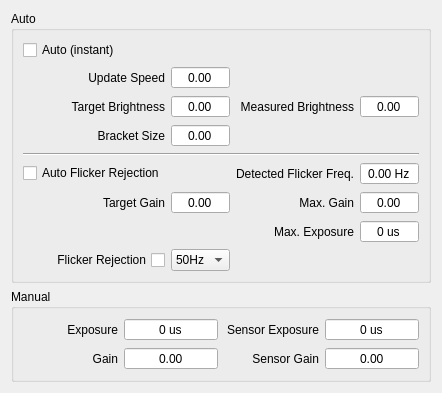
<?xml version="1.0" encoding="UTF-8"?>
<ui version="4.0">
 <class>Exposure</class>
 <widget class="QWidget" name="Exposure">
  <property name="geometry">
   <rect>
    <x>0</x>
    <y>0</y>
    <width>428</width>
    <height>371</height>
   </rect>
  </property>
  <property name="windowTitle">
   <string>Exposure</string>
  </property>
  <layout class="QGridLayout" name="gridLayout">
   <item row="0" column="0" colspan="2">
    <widget class="QGroupBox" name="auto_gb">
     <property name="title">
      <string>Auto</string>
     </property>
     <layout class="QGridLayout" name="gridLayout_2">
      <item row="2" column="2">
       <widget class="QLabel" name="label_8">
        <property name="text">
         <string>Measured Brightness</string>
        </property>
        <property name="alignment">
         <set>Qt::AlignRight|Qt::AlignTrailing|Qt::AlignVCenter</set>
        </property>
       </widget>
      </item>
      <item row="2" column="0">
       <widget class="QLabel" name="label_2">
        <property name="text">
         <string>Target Brightness</string>
        </property>
        <property name="alignment">
         <set>Qt::AlignRight|Qt::AlignTrailing|Qt::AlignVCenter</set>
        </property>
       </widget>
      </item>
      <item row="3" column="0">
       <widget class="QLabel" name="label_3">
        <property name="text">
         <string>Bracket Size</string>
        </property>
        <property name="alignment">
         <set>Qt::AlignRight|Qt::AlignTrailing|Qt::AlignVCenter</set>
        </property>
       </widget>
      </item>
      <item row="2" column="1">
       <widget class="QDoubleSpinBox" name="targetBrightness_sb">
        <property name="alignment">
         <set>Qt::AlignCenter</set>
        </property>
        <property name="buttonSymbols">
         <enum>QAbstractSpinBox::NoButtons</enum>
        </property>
       </widget>
      </item>
      <item row="1" column="1">
       <widget class="QDoubleSpinBox" name="updateSpeed_sb">
        <property name="alignment">
         <set>Qt::AlignCenter</set>
        </property>
        <property name="buttonSymbols">
         <enum>QAbstractSpinBox::NoButtons</enum>
        </property>
       </widget>
      </item>
      <item row="3" column="1">
       <widget class="QDoubleSpinBox" name="bracketSize_sb">
        <property name="alignment">
         <set>Qt::AlignCenter</set>
        </property>
        <property name="buttonSymbols">
         <enum>QAbstractSpinBox::NoButtons</enum>
        </property>
       </widget>
      </item>
      <item row="1" column="0">
       <widget class="QLabel" name="label">
        <property name="text">
         <string>Update Speed</string>
        </property>
        <property name="alignment">
         <set>Qt::AlignRight|Qt::AlignTrailing|Qt::AlignVCenter</set>
        </property>
       </widget>
      </item>
      <item row="0" column="0">
       <widget class="QCheckBox" name="auto_cb">
        <property name="layoutDirection">
         <enum>Qt::LeftToRight</enum>
        </property>
        <property name="text">
         <string>Auto (instant)</string>
        </property>
       </widget>
      </item>
      <item row="9" column="1">
       <widget class="QComboBox" name="flickerHz_lb">
        <item>
         <property name="text">
          <string>50Hz</string>
         </property>
        </item>
        <item>
         <property name="text">
          <string>60Hz</string>
         </property>
        </item>
       </widget>
      </item>
      <item row="9" column="0">
       <widget class="QCheckBox" name="flicker_cb">
        <property name="layoutDirection">
         <enum>Qt::RightToLeft</enum>
        </property>
        <property name="text">
         <string>Flicker Rejection</string>
        </property>
       </widget>
      </item>
      <item row="2" column="3">
       <widget class="QDoubleSpinBox" name="measuredBrightness_sb">
        <property name="alignment">
         <set>Qt::AlignCenter</set>
        </property>
        <property name="readOnly">
         <bool>true</bool>
        </property>
        <property name="buttonSymbols">
         <enum>QAbstractSpinBox::NoButtons</enum>
        </property>
       </widget>
      </item>
      <item row="7" column="2">
       <widget class="QLabel" name="label_10">
        <property name="text">
         <string>Max. Gain</string>
        </property>
        <property name="alignment">
         <set>Qt::AlignRight|Qt::AlignTrailing|Qt::AlignVCenter</set>
        </property>
       </widget>
      </item>
      <item row="5" column="0">
       <widget class="QCheckBox" name="flickerAutoDetect_cb">
        <property name="text">
         <string>Auto Flicker Rejection</string>
        </property>
       </widget>
      </item>
      <item row="7" column="0">
       <widget class="QLabel" name="label_9">
        <property name="text">
         <string>Target Gain</string>
        </property>
        <property name="alignment">
         <set>Qt::AlignRight|Qt::AlignTrailing|Qt::AlignVCenter</set>
        </property>
       </widget>
      </item>
      <item row="7" column="1">
       <widget class="QDoubleSpinBox" name="targetGain_sb">
        <property name="alignment">
         <set>Qt::AlignCenter</set>
        </property>
        <property name="buttonSymbols">
         <enum>QAbstractSpinBox::NoButtons</enum>
        </property>
       </widget>
      </item>
      <item row="7" column="3">
       <widget class="QDoubleSpinBox" name="maxGain_sb">
        <property name="alignment">
         <set>Qt::AlignCenter</set>
        </property>
        <property name="buttonSymbols">
         <enum>QAbstractSpinBox::NoButtons</enum>
        </property>
       </widget>
      </item>
      <item row="8" column="3">
       <widget class="QDoubleSpinBox" name="maxExposure_sb">
        <property name="alignment">
         <set>Qt::AlignCenter</set>
        </property>
        <property name="readOnly">
         <bool>false</bool>
        </property>
        <property name="buttonSymbols">
         <enum>QAbstractSpinBox::NoButtons</enum>
        </property>
        <property name="suffix">
         <string> us</string>
        </property>
        <property name="decimals">
         <number>0</number>
        </property>
       </widget>
      </item>
      <item row="8" column="2">
       <widget class="QLabel" name="label_11">
        <property name="text">
         <string>Max. Exposure</string>
        </property>
        <property name="alignment">
         <set>Qt::AlignRight|Qt::AlignTrailing|Qt::AlignVCenter</set>
        </property>
       </widget>
      </item>
      <item row="4" column="0" colspan="4">
       <widget class="Line" name="line">
        <property name="orientation">
         <enum>Qt::Horizontal</enum>
        </property>
       </widget>
      </item>
      <item row="5" column="3">
       <widget class="QDoubleSpinBox" name="detectedFlickerHZ_sb">
        <property name="alignment">
         <set>Qt::AlignCenter</set>
        </property>
        <property name="readOnly">
         <bool>true</bool>
        </property>
        <property name="buttonSymbols">
         <enum>QAbstractSpinBox::NoButtons</enum>
        </property>
        <property name="suffix">
         <string> Hz</string>
        </property>
       </widget>
      </item>
      <item row="5" column="2">
       <widget class="QLabel" name="label_19">
        <property name="text">
         <string>Detected Flicker Freq.</string>
        </property>
        <property name="alignment">
         <set>Qt::AlignRight|Qt::AlignTrailing|Qt::AlignVCenter</set>
        </property>
       </widget>
      </item>
     </layout>
    </widget>
   </item>
   <item row="2" column="0" colspan="2">
    <spacer name="verticalSpacer">
     <property name="orientation">
      <enum>Qt::Vertical</enum>
     </property>
     <property name="sizeHint" stdset="0">
      <size>
       <width>20</width>
       <height>40</height>
      </size>
     </property>
    </spacer>
   </item>
   <item row="1" column="0" colspan="2">
    <widget class="QGroupBox" name="manual_gb">
     <property name="title">
      <string>Manual</string>
     </property>
     <layout class="QGridLayout" name="gridLayout_3">
      <item row="0" column="2">
       <widget class="QLabel" name="label_6">
        <property name="text">
         <string>Sensor Exposure</string>
        </property>
        <property name="alignment">
         <set>Qt::AlignRight|Qt::AlignTrailing|Qt::AlignVCenter</set>
        </property>
       </widget>
      </item>
      <item row="1" column="2">
       <widget class="QLabel" name="label_7">
        <property name="text">
         <string>Sensor Gain</string>
        </property>
        <property name="alignment">
         <set>Qt::AlignRight|Qt::AlignTrailing|Qt::AlignVCenter</set>
        </property>
       </widget>
      </item>
      <item row="0" column="0">
       <widget class="QLabel" name="label_4">
        <property name="text">
         <string>Exposure</string>
        </property>
        <property name="alignment">
         <set>Qt::AlignRight|Qt::AlignTrailing|Qt::AlignVCenter</set>
        </property>
       </widget>
      </item>
      <item row="1" column="0">
       <widget class="QLabel" name="label_5">
        <property name="text">
         <string>Gain</string>
        </property>
        <property name="alignment">
         <set>Qt::AlignRight|Qt::AlignTrailing|Qt::AlignVCenter</set>
        </property>
       </widget>
      </item>
      <item row="1" column="1">
       <widget class="QDoubleSpinBox" name="setGain_sb">
        <property name="alignment">
         <set>Qt::AlignCenter</set>
        </property>
        <property name="buttonSymbols">
         <enum>QAbstractSpinBox::NoButtons</enum>
        </property>
       </widget>
      </item>
      <item row="0" column="1">
       <widget class="QDoubleSpinBox" name="setExposure_sb">
        <property name="alignment">
         <set>Qt::AlignCenter</set>
        </property>
        <property name="buttonSymbols">
         <enum>QAbstractSpinBox::NoButtons</enum>
        </property>
        <property name="suffix">
         <string> us</string>
        </property>
        <property name="decimals">
         <number>0</number>
        </property>
       </widget>
      </item>
      <item row="0" column="3">
       <widget class="QDoubleSpinBox" name="sensorExposure_sb">
        <property name="alignment">
         <set>Qt::AlignCenter</set>
        </property>
        <property name="readOnly">
         <bool>true</bool>
        </property>
        <property name="buttonSymbols">
         <enum>QAbstractSpinBox::NoButtons</enum>
        </property>
        <property name="suffix">
         <string> us</string>
        </property>
        <property name="decimals">
         <number>0</number>
        </property>
       </widget>
      </item>
      <item row="1" column="3">
       <widget class="QDoubleSpinBox" name="sensorGain_sb">
        <property name="alignment">
         <set>Qt::AlignCenter</set>
        </property>
        <property name="readOnly">
         <bool>true</bool>
        </property>
        <property name="buttonSymbols">
         <enum>QAbstractSpinBox::NoButtons</enum>
        </property>
       </widget>
      </item>
     </layout>
    </widget>
   </item>
  </layout>
 </widget>
 <tabstops>
  <tabstop>auto_cb</tabstop>
  <tabstop>updateSpeed_sb</tabstop>
  <tabstop>targetBrightness_sb</tabstop>
  <tabstop>measuredBrightness_sb</tabstop>
  <tabstop>bracketSize_sb</tabstop>
  <tabstop>flicker_cb</tabstop>
  <tabstop>flickerHz_lb</tabstop>
  <tabstop>setExposure_sb</tabstop>
  <tabstop>sensorExposure_sb</tabstop>
  <tabstop>setGain_sb</tabstop>
  <tabstop>sensorGain_sb</tabstop>
 </tabstops>
 <resources/>
 <connections/>
</ui>
